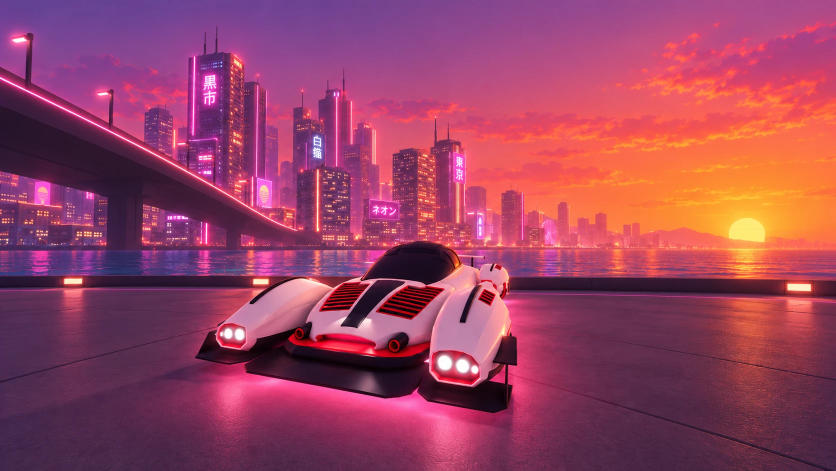
#> input picture scripts/ui_restyle/assets/loading/pulse_sunset_01_source.webp, 1672 x 941 px (shown at 1/2 size)
$ python make_tiles.py pulse_sunset_01_source.webp pulse_sunset_01_source.webp
#> lines starting #> are read from the running program, lines starting #| are printed output that depends on the picture
"""Cuts a loading artwork into the Grid3x2 tile set the loading catalogue reads (3072x1728 composite, six
1024x864 tiles named R<row>C<column>) plus a 1024x576 single fallback. Usage: py -3 make_tiles.py <source> <id>"""
import sys
from pathlib import Path
from PIL import Image

src, art_id = Path(sys.argv[1]), sys.argv[2]
out = Path(__file__).parent / "out"
out.mkdir(exist_ok=True)
im = Image.open(src).convert("RGB")
#> im is the input picture: PIL image 1672x941 RGB; mean R, G, B 152.8, 66.2, 97.6
W, H = 3072, 1728
# crop to 16:9 about the centre, then resample
w, h = im.size
#> w = 1672; h = 941
target = W / H
if w / h > target:
    nw = round(h * target); im = im.crop(((w - nw) // 2, 0, (w - nw) // 2 + nw, h))
else:
    nh = round(w / target); im = im.crop((0, (h - nh) // 2, w, (h - nh) // 2 + nh))
#> after `nh = round(w / target)`: nh = 940
#> after `im = im.crop((0, (h - nh) // 2, w, (h - nh) // 2 + nh))`:
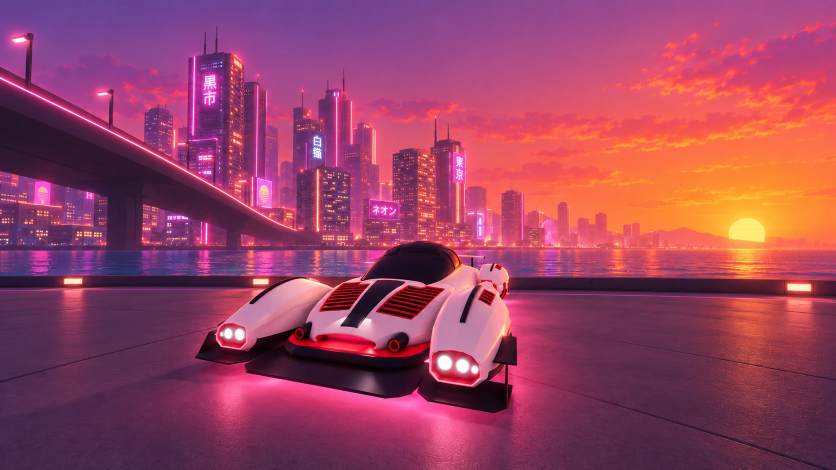
#> im: PIL image 1672x940 RGB (shown at 1/2 size); mean R, G, B 152.9, 66.3, 97.6
big = im.resize((W, H), Image.LANCZOS)
big.save(out / f"{art_id}_composite.png")
im.resize((1024, 576), Image.LANCZOS).save(out / f"{art_id}_single.png")
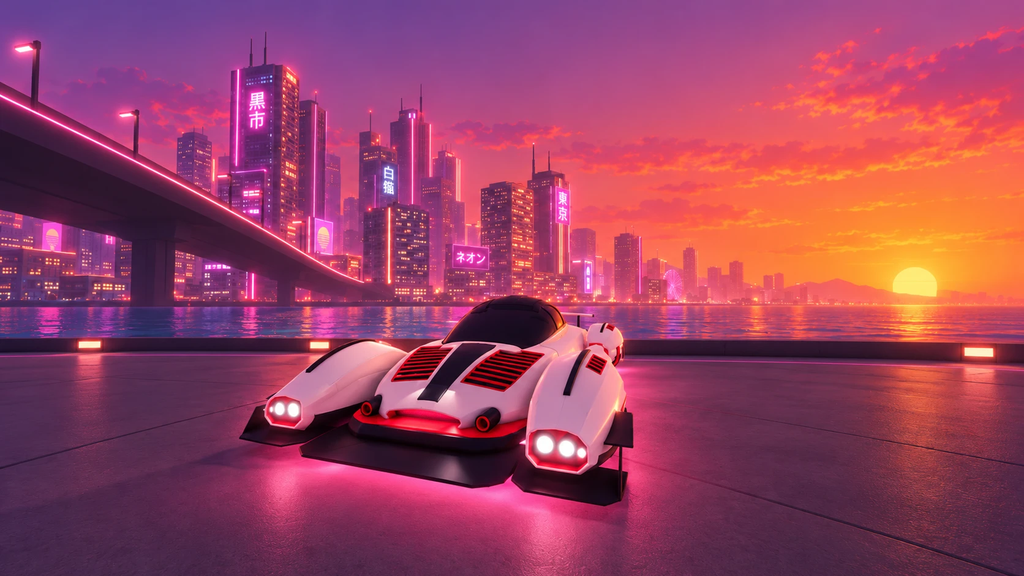
#> saved as pulse_sunset_01_source.webp_single.png: PIL image 1024x576 RGB; mean R, G, B 152.9, 66.3, 97.6
for r in range(2):
    for c in range(3):
        big.crop((c * 1024, r * 864, (c + 1) * 1024, (r + 1) * 864)).save(out / f"{art_id}_R{r+1}C{c+1}.png")
#> this loop made 2 passes
#> pass 1, `big.crop((c * 1024, r * 864, (c + 1) * 1024, (r + 1) * 864)).save(out ..`:
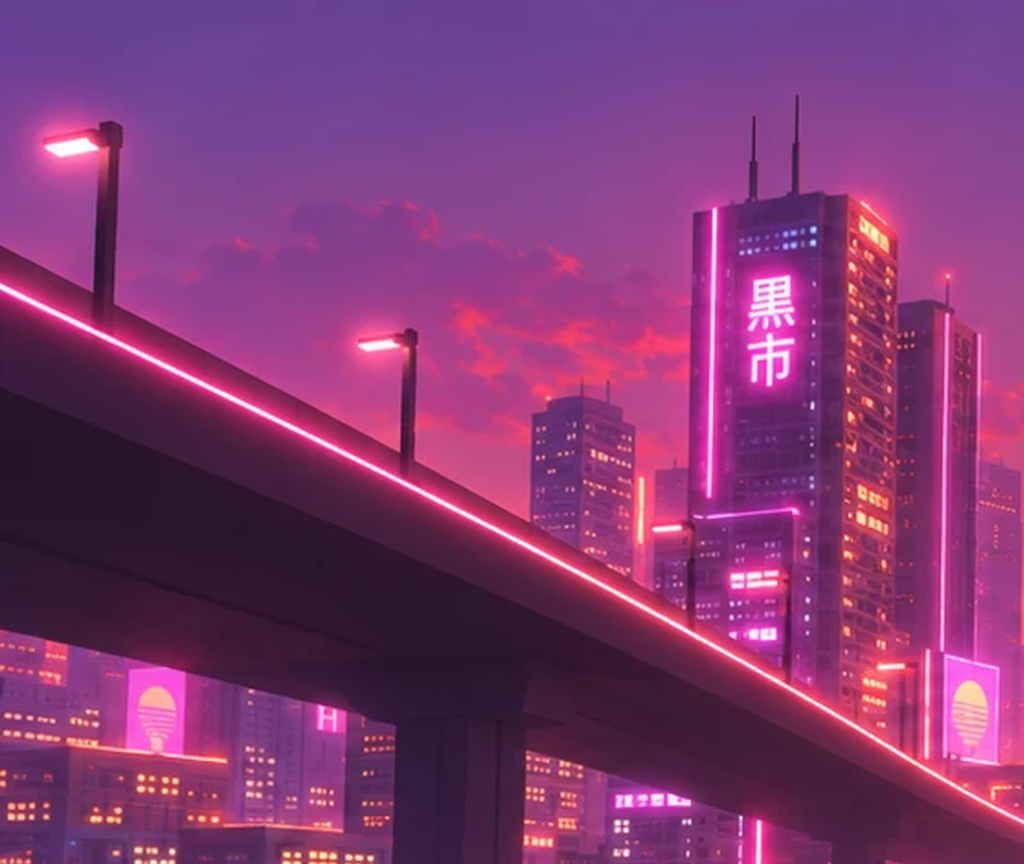
#> saved as pulse_sunset_01_source.webp_R1C1.png: PIL image 1024x864 RGB; mean R, G, B 129.7, 56.4, 114.4
#> pass 1, `big.crop((c * 1024, r * 864, (c + 1) * 1024, (r + 1) * 864)).save(out ..`:
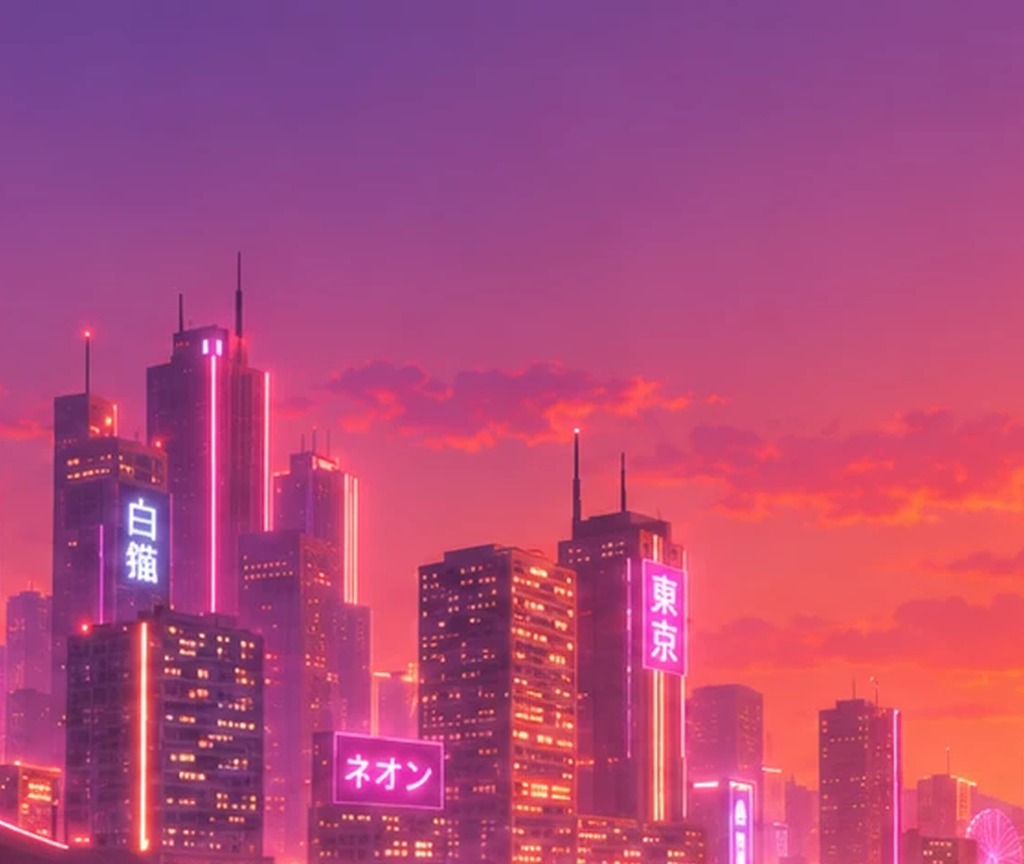
#> saved as pulse_sunset_01_source.webp_R1C2.png: PIL image 1024x864 RGB; mean R, G, B 177.4, 74.1, 122.1
#> pass 1, `big.crop((c * 1024, r * 864, (c + 1) * 1024, (r + 1) * 864)).save(out ..`:
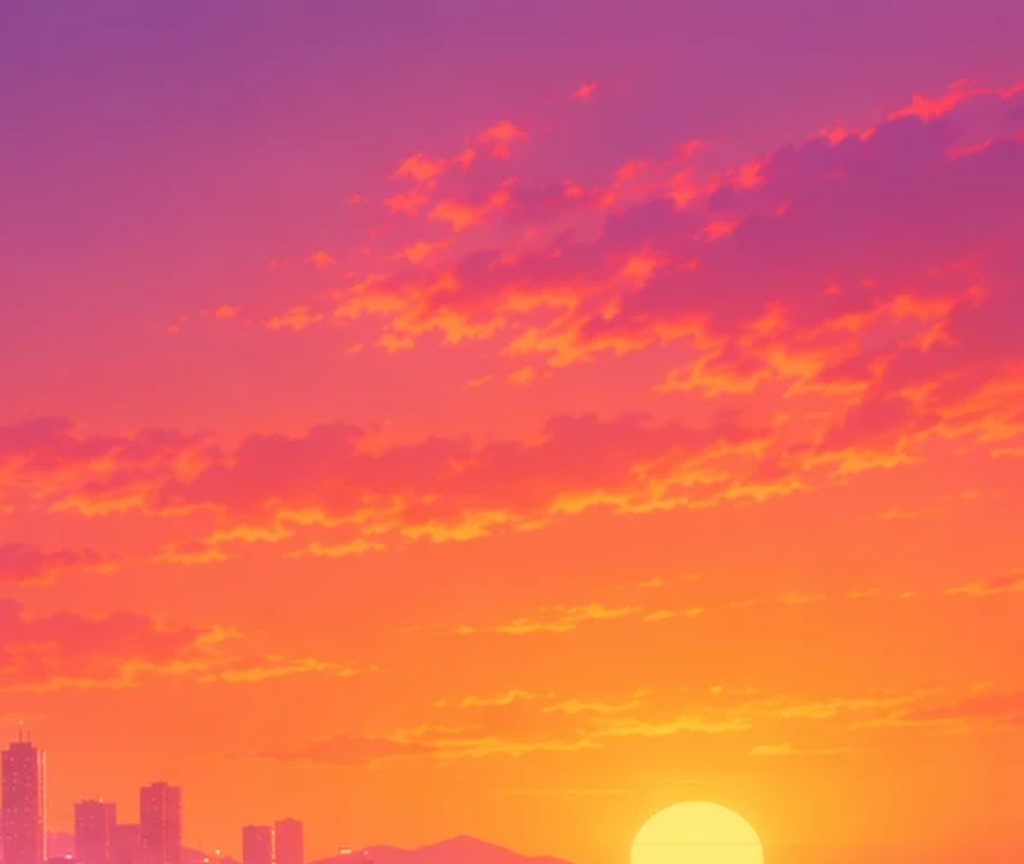
#> saved as pulse_sunset_01_source.webp_R1C3.png: PIL image 1024x864 RGB; mean R, G, B 227.2, 101.2, 91.5
#> pass 2, `big.crop((c * 1024, r * 864, (c + 1) * 1024, (r + 1) * 864)).save(out ..`:
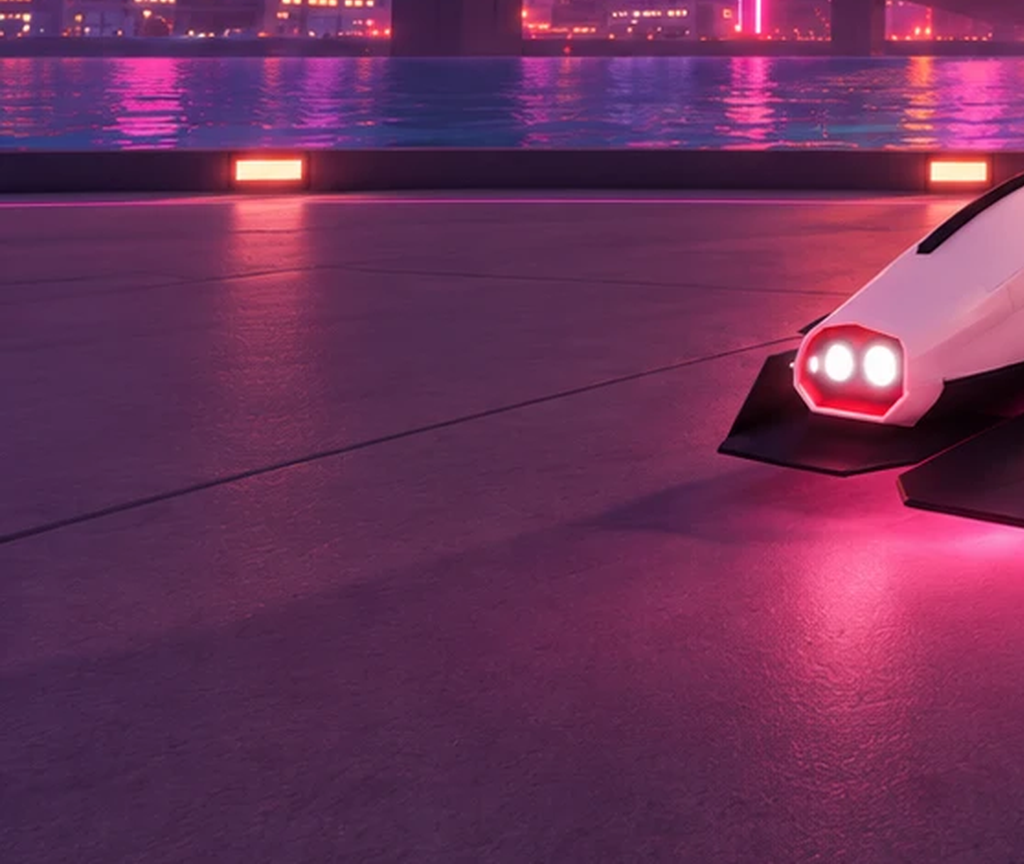
#> saved as pulse_sunset_01_source.webp_R2C1.png: PIL image 1024x864 RGB; mean R, G, B 106.5, 48.9, 88
print("source", (w, h), "->", big.size)
#| source (1672, 941) -> (3072, 1728)
